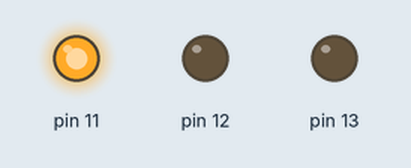
A sketch run on a simulated Arduino Uno, built with avr-gcc and run on an emulated ATmega328P. Parts: output pins drawn as LEDs (lit = HIGH).

Above: at 0.1 s.
At 1.7 s:
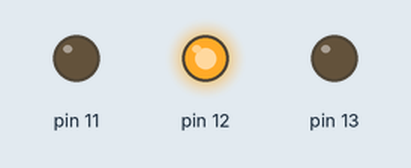
At 3.7 s:
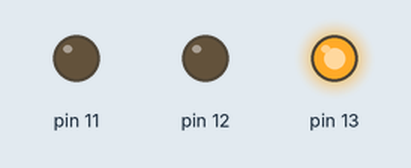
At 7.5 s:
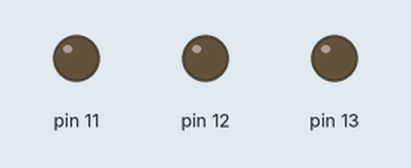
Timing chart, 0 to 7.8 s (numbered marks = the images above):
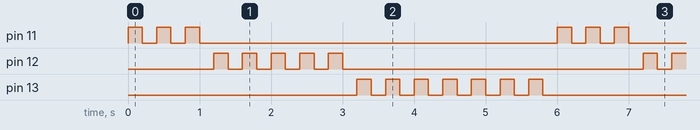

Measured:
- by itself, pin 11: repeats every 6.0 s: 2 × (LOW 0.20 s, HIGH 0.20 s), LOW 5.0 s, HIGH 0.20 s
- by itself, pin 12: repeats every 6.0 s: 4 × (LOW 0.20 s, HIGH 0.20 s), LOW 4.2 s, HIGH 0.20 s
- by itself, pin 13: repeats every 6.0 s: 6 × (LOW 0.20 s, HIGH 0.20 s), LOW 3.4 s, HIGH 0.20 s

The sketch:

002_three_blinking_LEDs_after_another.ino
```cpp
void setup() {
  // put your setup code here, to run once:
pinMode(11,OUTPUT);
pinMode(12,OUTPUT);
pinMode(13,OUTPUT);
}

void loop() {
  // put your main code here, to run repeatedly:
//LED01
digitalWrite(11,HIGH);
delay(200);
digitalWrite(11,LOW);
delay(200);
digitalWrite(11,HIGH);
delay(200);
digitalWrite(11,LOW);
delay(200);
digitalWrite(11,HIGH);
delay(200);

//LED02
digitalWrite(11,LOW);
delay(200);
digitalWrite(12,HIGH);
delay(200);
digitalWrite(12,LOW);
delay(200);
digitalWrite(12,HIGH);
delay(200);
digitalWrite(12,LOW);
delay(200);
digitalWrite(12,HIGH);
delay(200);
digitalWrite(12,LOW);
delay(200);
digitalWrite(12,HIGH);
delay(200);
digitalWrite(12,LOW);
delay(200);
digitalWrite(12,HIGH);
delay(200);

//LED03
digitalWrite(12,LOW);
delay(200);
digitalWrite(13,HIGH);
delay(200);
digitalWrite(13,LOW);
delay(200);
digitalWrite(13,HIGH);
delay(200);
digitalWrite(13,LOW);
delay(200);
digitalWrite(13,HIGH);
delay(200);
digitalWrite(13,LOW);
delay(200);
digitalWrite(13,HIGH);
delay(200);
digitalWrite(13,LOW);
delay(200);
digitalWrite(13,HIGH);
delay(200);
digitalWrite(13,LOW);
delay(200);
digitalWrite(13,HIGH);
delay(200);
digitalWrite(13,LOW);
delay(200);
digitalWrite(13,HIGH);
delay(200);
digitalWrite(13,LOW);
delay(200);
}
```
